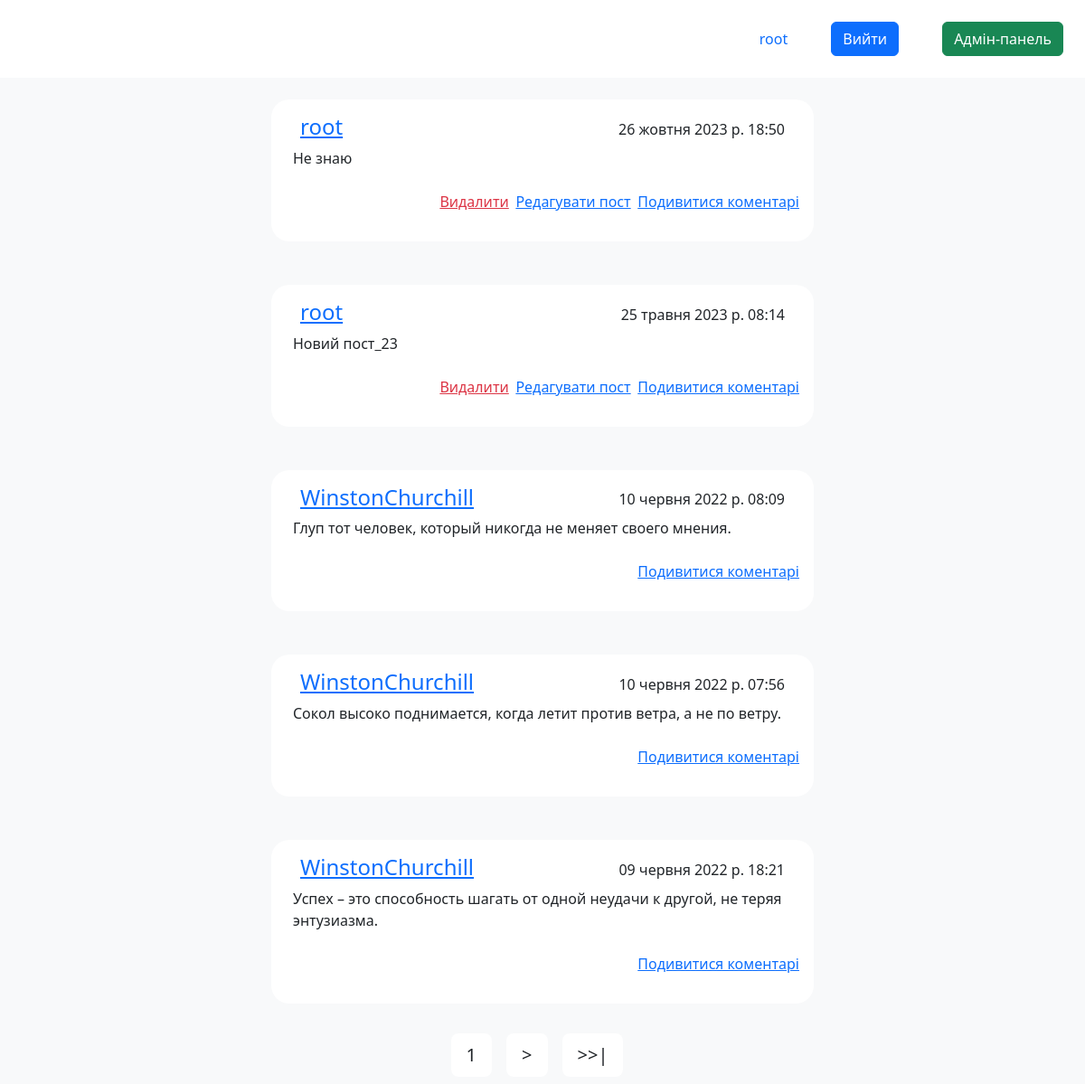
The page / (signed in) on the database its author committed.
### blog/models.py (models this page shows)
class Post(models.Model):
    id = models.AutoField(primary_key=True)
    author = models.ForeignKey(User, on_delete=models.CASCADE)
    content = models.TextField(blank=True, verbose_name="Текст статті", null=False)
    time_create = models.DateTimeField(auto_now_add=True, verbose_name="Час створення")
    time_update = models.DateTimeField(auto_now=True, verbose_name="Час редагування")
    class Meta:
        verbose_name = 'Пости'
        verbose_name_plural = 'Пости'
        ordering = ['-time_create']

### blog/views.py (the view)
# urls.py: path('', MainPageView.as_view(), name='main_page'),
class MainPageView(View):
    def get(self, request):
        all_posts = Post.objects.all().order_by('-time_create')
        paginator = Paginator(all_posts, 5)
        page_number = request.GET.get('page', 1)
        page = paginator.get_page(page_number)
        return render(request, 'blog/main_page.html', {'posts': page, 'user': request.user})

### blog/templates/blog/main_page.html (shortened to what this page needs)
{% extends 'blog/base.html' %}
{% block content %}
<main class="d-flex flex-column align-items-center gap-4 pb-65">
    {% for post in posts %}
    <div class="mb-4 p-3 bg-white w-50  rounded-20">
        <div class="d-flex justify-content-between align-items-end  mx-3">
            <p class="h4 m-0"><a href="{% url 'user_posts' username=post.author.username %}">{{ post.author }}</a></p>
            <p class="m-0">{{ post.time_create }}</p></div>
        <div><p class="text-lg p-2">{{ post.content }}</p></div>
        <div class="w-70 ml-30 g-4 justify-content-between d-flex flex-row-reverse">
            <p><a href="{% url 'post_comments' post.id %}" class="w-50 mb-0">Подивитися коментарі</a></p>
            {% if user.is_authenticated and post.author == user %}
            <p><a href="{% url 'edit_post' post.id %}" class="w-50 mb-0">Редагувати пост</a></p>
            <form action="{% url 'post-delete' post.id %}" method="post">
                <button type="submit" class="text-danger btn btn-link border-0 w-50 mb-0 p-0"><p class="align-top">Видалити</p></button>
            </form>
            {% endif %}
        </div>
    </div>
    {% empty %}
        <p>Постів немає.</p>
    {% endfor %}
</main>
{% if posts.has_other_pages %}
<footer class="mt-4 bg-light fixed-bottom ">
    <div class="pagination container d-flex justify-content-center">
        <span class="btn m-2 btn-lg bg-white btn-custom-rounded">{{ posts.number }}</span>
        {% if posts.has_next %}
        <a href="?page={{ posts.next_page_number }}" class="btn m-2 btn-lg bg-white btn-custom-rounded">></a>
        <a href="?page={{ posts.paginator.num_pages }}" class="btn m-2 btn-lg bg-white btn-custom-rounded">>>|</a>
        {% endif %}
    </div>
    {% endif %}
</footer>
{% endblock %}

### blog/templates/blog/base.html (shortened to what this page needs)
{% load static %}
<!DOCTYPE html>
<html>
    <head>
        <link type="text/css" rel="stylesheet" href="{% static 'css/styles.css' %}">
        <link type="text/css" rel="stylesheet" href="{% static 'css/bootstrap.css' %}">
    </head>
    <body class="bg-light ">
            <header class="p-4 bg-white mb-4 d-flex justify-content-between flex-row-reverse">
               <div class="d-flex justify-content-between align-items-center gap-5">
                {% if user.is_authenticated %}
                    <div><a href="{% url 'user_posts' user.username %}" class="mr-2 text-decoration-none ">{{ user.username }}</a></div>
                    <div><a href="{% url 'logout' %}" class="btn btn-primary mr-2 text-decoration-none">Вийти</a></div>
                {% endif %}
                   {% if user.is_superuser %}
                   <div><a href="{% url 'admin:index' %}" class="btn btn-success mr-2 text-decoration-none">Адмін-панель</a></div>
                   {% endif %}
                </div>
            </header>
            {% block content %}
            {% endblock %}
    </body>
</html>

### static/css/styles.css (style rules this page uses)
html, body { margin: 0; height: 100%; }
.pb-65 { padding-bottom: 65px; }
.rounded-20 { border-radius: 20px; }
.w-70 { width:70% }
.ml-30 { margin-left: 30% }

### rows shown on the page
Post: author "root", time_create "26 жовтня 2023 р. 18:50", content "Не знаю", shows "Редагувати пост"
Post: author "root", time_create "25 травня 2023 р. 08:14", content "Новий пост_23", shows "Редагувати пост"
Post: author "WinstonChurchill", time_create "10 червня 2022 р. 08:09", content "Глуп тот человек, который никогда не меняет своего мнения."
Post: author "WinstonChurchill", time_create "10 червня 2022 р. 07:56", content "Сокол высоко поднимается, когда летит против ветра, а не по ветру."
Post: author "WinstonChurchill", time_create "09 червня 2022 р. 18:21", content "Успех – это способность шагать от одной неудачи к другой, не теряя энтузиазма."

### other values the page prints
{{ user.username }} "root"
{{ posts.number }} "1"
